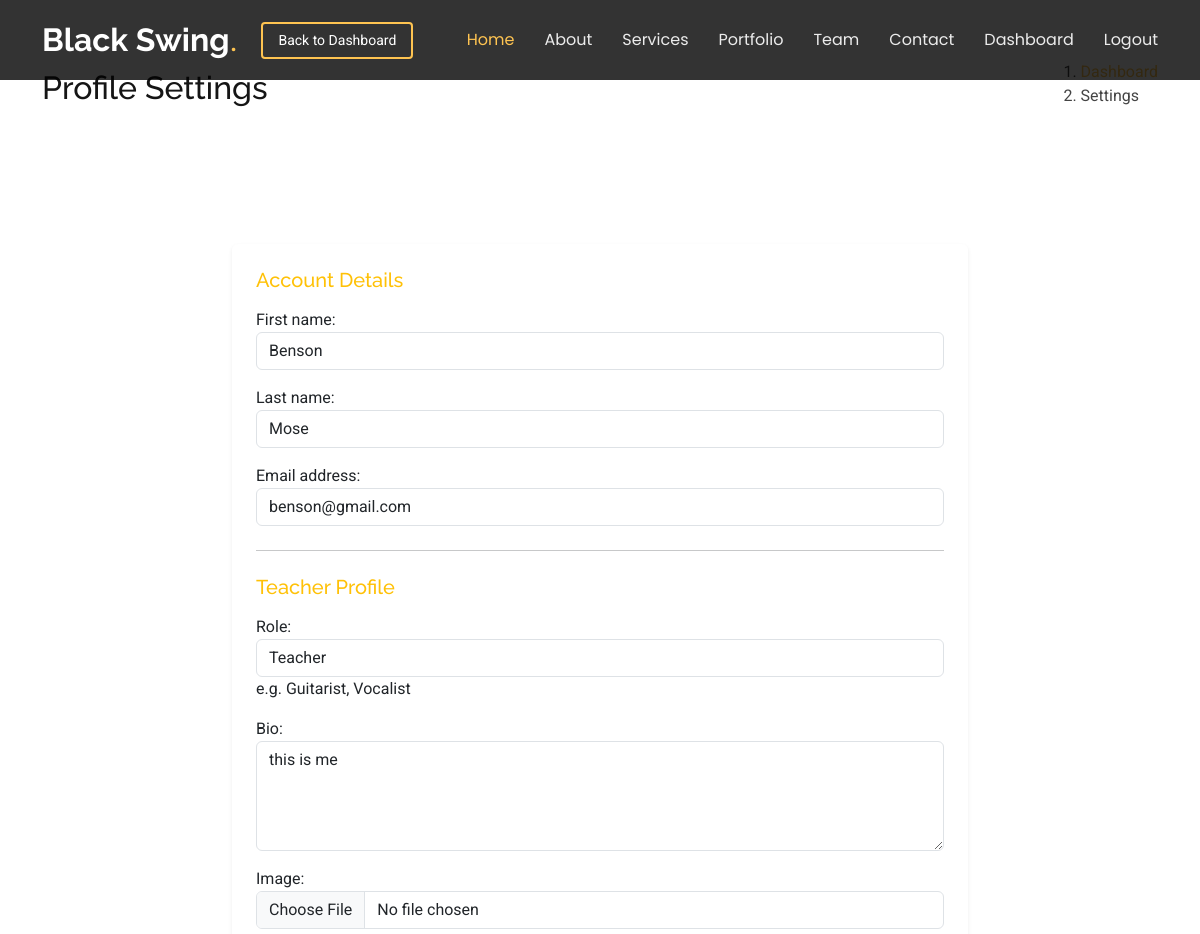
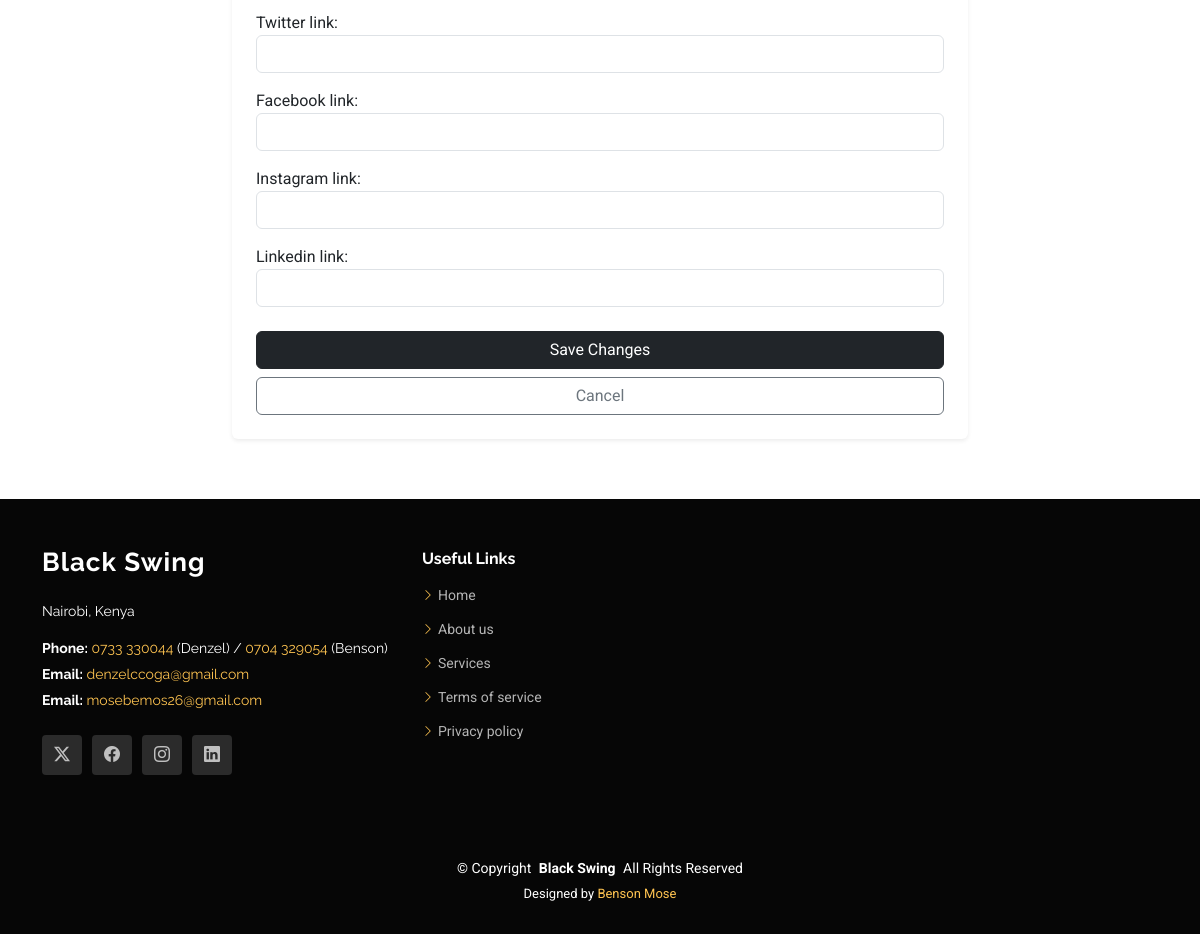
The app's page /dashboard/settings/ (signed in) with its own data (2 pictures, top to bottom).
### accounts/models.py (models this page shows, shortened)
class CustomUser(AbstractUser):
    is_member = models.BooleanField(default=False)
    is_student = models.BooleanField(default=False)

class MemberProfile(models.Model):
    user = models.OneToOneField(CustomUser, on_delete=models.CASCADE, related_name='member_profile')
    role = models.CharField(max_length=100, help_text="e.g. Guitarist, Vocalist")
    bio = models.TextField(blank=True)
    image = models.ImageField(upload_to='team_images/', blank=True, null=True)
    is_approved = models.BooleanField(default=False, db_index=True)
    twitter_link = models.URLField(blank=True)
    facebook_link = models.URLField(blank=True)
    instagram_link = models.URLField(blank=True)
    linkedin_link = models.URLField(blank=True)

### dashboard/views.py (the view, shortened to what this page needs)
# urls.py: path('settings/', views.profile_settings, name='profile_settings'),
@login_required
def profile_settings(request):
    user = request.user
    user_form = UserUpdateForm(instance=user)
    profile_form = None
    if user.is_member and hasattr(user, 'member_profile'):
        profile_form = MemberProfileForm(instance=user.member_profile)
    return render(request, 'dashboard/settings.html', {
        'user_form': user_form,
        'profile_form': profile_form
    })

### accounts/forms.py
class UserUpdateForm(forms.ModelForm):
    class Meta:
        model = CustomUser
        fields = ['first_name', 'last_name', 'email']
        widgets = {
            'first_name': forms.TextInput(attrs={'class': 'form-control', 'placeholder': 'First Name'}),
            'last_name': forms.TextInput(attrs={'class': 'form-control', 'placeholder': 'Last Name'}),
            'email': forms.EmailInput(attrs={'class': 'form-control', 'placeholder': 'Email Address'}),
        }

class MemberProfileForm(forms.ModelForm):
    class Meta:
        model = MemberProfile
        fields = ['role', 'bio', 'image', 'twitter_link', 'facebook_link', 'instagram_link', 'linkedin_link']
        widgets = {
            'role': forms.TextInput(attrs={'class': 'form-control', 'placeholder': 'e.g. Piano Teacher'}),
            'bio': forms.Textarea(attrs={'class': 'form-control', 'rows': 4}),
            'image': forms.FileInput(attrs={'class': 'form-control'}),
            'twitter_link': forms.URLInput(attrs={'class': 'form-control'}),
            'facebook_link': forms.URLInput(attrs={'class': 'form-control'}),
            'instagram_link': forms.URLInput(attrs={'class': 'form-control'}),
            'linkedin_link': forms.URLInput(attrs={'class': 'form-control'}),
        }

### core/context_processors.py (called while the page is built)
def unread_messages_count(request):
    if request.user.is_authenticated and request.user.is_superuser:
        messages_count = ContactMessage.objects.filter(is_read=False).count()
        bookings_count = ServiceBooking.objects.filter(is_read=False).count()
        return {'unread_messages_count': messages_count + bookings_count}
    return {}

### templates/dashboard/settings.html (shortened to what this page needs)
{% extends 'base.html' %}
{% load static %}
{% block content %}
<section class="breadcrumbs">
    <div class="container">
        <div class="d-flex justify-content-between align-items-center">
            <h2>Profile Settings</h2>
            <ol>
                <li><a href="{% url 'dashboard_redirect' %}">Dashboard</a></li>
                <li>Settings</li>
            </ol>
        </div>
    </div>
</section>
<section class="inner-page">
    <div class="container">
        <div class="row justify-content-center">
            <div class="col-md-8">
                <div class="card shadow-sm border-0">
                    <div class="card-body p-4">
                        <form method="post" enctype="multipart/form-data">
                            <h5 class="mb-3 text-warning">Account Details</h5>
                            {{ user_form.as_p }}
                            {% if profile_form %}
                            <hr class="my-4">
                            <h5 class="mb-3 text-warning">Teacher Profile</h5>
                            {{ profile_form.as_p }}
                            {% endif %}
                            <div class="d-grid gap-2 mt-4">
                                <button type="submit" class="btn btn-dark">Save Changes</button>
                                <a href="{% url 'dashboard_redirect' %}" class="btn btn-outline-secondary">Cancel</a>
                            </div>
                        </form>
                    </div>
                </div>
            </div>
        </div>
    </div>
</section>
{% endblock %}

### static/css/main.css (style rules this page uses)
:root { --default-font: "Roboto", system-ui, -apple-system, "Segoe UI", Roboto, "Helvetica Neue", Arial, "Noto Sans", "Liberation Sans", sans-serif, "Apple Color Emoji", "Segoe UI Emoji", "Segoe UI Symbol", "Noto Color Emoji"; --heading-font: "Raleway", sans-serif; --nav-font: "Poppins", sans-serif; }
:root { --background-color: #ffffff; --default-color: #444444; --heading-color: #151515; --accent-color: #ffc451; --surface-color: #ffffff; --contrast-color: #312f2f; }
:root { --nav-color: rgba(255, 255, 255, 0.905); --nav-hover-color: #ffc451; --nav-mobile-background-color: #ffffff; --nav-dropdown-background-color: #ffffff; --nav-dropdown-color: #212529; --nav-dropdown-hover-color: #ffc451; }
:root { scroll-behavior: smooth; }
body { color: var(--default-color); background-color: var(--background-color); font-family: var(--default-font); }
a { color: var(--accent-color); text-decoration: none; transition: 0.3s; }
h1, h2, h3, h4, h5, h6 { color: var(--heading-color); font-family: var(--heading-font); }
section, .section { color: var(--default-color); background-color: var(--background-color); padding: 60px 0; scroll-margin-top: 80px; overflow: clip; }

### records on screen
CustomUser: first_name "Benson", last_name "Mose", email "benson@gmail.com"
MemberProfile: role "Teacher", bio "this is me"
